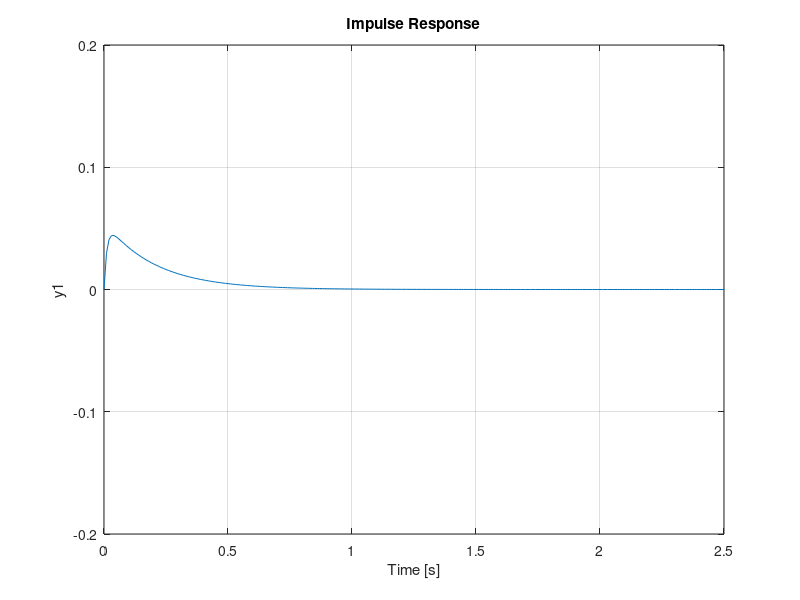

MATLAB code to generate this figure:
clc
clear
close all

s = tf('s');
M = 0.5;
m = 0.2;
b = 0.1;
J = 0.006;
g = 9.8;
l = 0.3;
q = (M + m) * (J + m * l^2)-(m * l)^2;

num1 = [m*l/q  0 ];
den1 = [1  b*(J+m*l^2)/q  -(M+m)*m*g*l/q  -b*m*g*l/q  ];
G_pend=tf(num1,den1);
Kp = 100;
Ki = 1;
Kd = 20;
C = pid(Kp,Ki,Kd);
T = feedback(G_pend,C);
t=0:0.01:10;
impulse(T,t)
axis([0, 2.5, -0.2, 0.2]);
